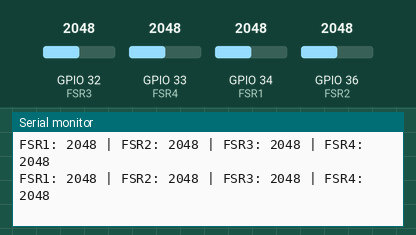
Recording of a sketch running on a simulated ESP32. Parts: the last lines printed to the serial monitor. The test bench sets the inputs (shaded band); at power-on: GPIO 32 (FSR3) = 2048, GPIO 33 (FSR4) = 2048, GPIO 34 (FSR1) = 2048, GPIO 36 (FSR2) = 2048.

Above: at 1.3 s.
1.4 s: GPIO 32 (FSR3) set to 2866
At 1.9 s:
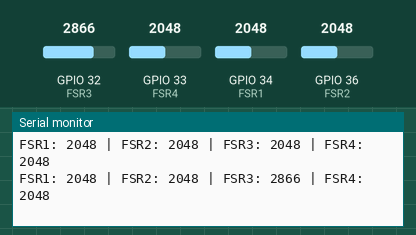
2.9 s: GPIO 33 (FSR4) set to 2866
At 3.4 s:
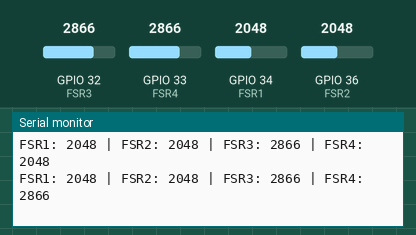
4.4 s: GPIO 34 (FSR1) set to 2866
At 4.9 s:
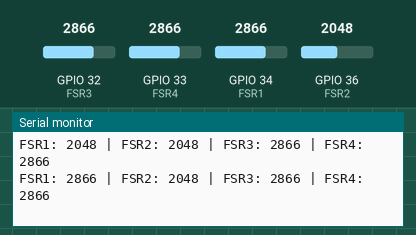
5.9 s: GPIO 36 (FSR2) set to 2866
At 6.4 s:
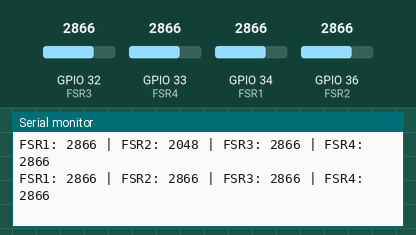
7.4 s: GPIO 32 (FSR3) set to 3972
At 7.9 s:
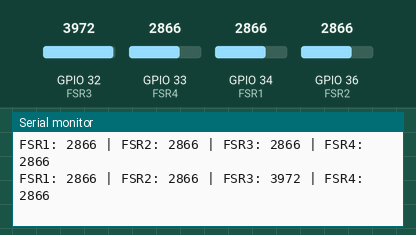
8.9 s: GPIO 33 (FSR4) set to 3972
At 9.4 s:
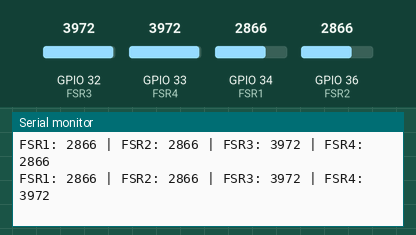
Timing chart, 0 to 11.4 s (numbered marks = the images above; inputs shaded):
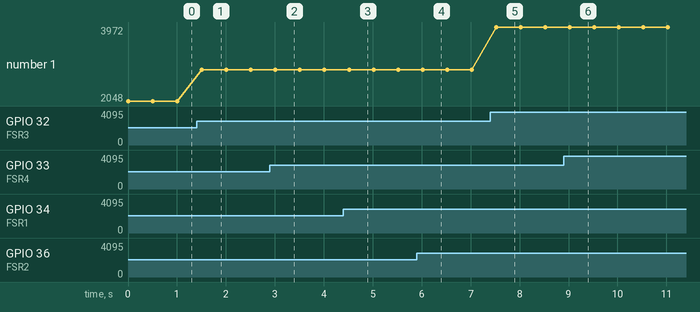

The sketch:

FSR_testing_code.ino
```cpp
/*
=========================================================
ESP32 FSR (Force Sensitive Resistor) Test
=========================================================

Description:
Reads analog values from four Force Sensitive Resistors
(FSRs) connected to an ESP32 and displays the readings
on the Serial Monitor in real time.

Hardware:
- ESP32 Development Board
- 4 × FSR Sensors
- 4 × 10kΩ Resistors

Connections:
------------------------------------------------
ESP32 GPIO      Sensor
------------------------------------------------
GPIO34   -----> FSR1
GPIO36   -----> FSR2
GPIO32   -----> FSR3
GPIO33   -----> FSR4

Each FSR should be connected as a voltage divider
using a 10kΩ resistor to GND.

=========================================================
*/

// ---------------------------
// FSR Pin Definitions
// ---------------------------
const int FSR1 = 34;
const int FSR2 = 36;
const int FSR3 = 32;
const int FSR4 = 33;

void setup() {

  Serial.begin(115200);

  Serial.println();
  Serial.println("========================================");
  Serial.println(" ESP32 FSR Sensor Test ");
  Serial.println("========================================");

  pinMode(FSR1, INPUT);
  pinMode(FSR2, INPUT);
  pinMode(FSR3, INPUT);
  pinMode(FSR4, INPUT);
}

void loop() {

  int fsr1 = analogRead(FSR1);
  int fsr2 = analogRead(FSR2);
  int fsr3 = analogRead(FSR3);
  int fsr4 = analogRead(FSR4);

  Serial.print("FSR1: ");
  Serial.print(fsr1);

  Serial.print(" | FSR2: ");
  Serial.print(fsr2);

  Serial.print(" | FSR3: ");
  Serial.print(fsr3);

  Serial.print(" | FSR4: ");
  Serial.print(fsr4);

  Serial.println();

  delay(500);
}
```

Measured:
- after the input at 1.4 s, the serial monitor: prints a new line after 0.11 s (image 1)
- after the input at 2.9 s, the serial monitor: prints a new line after 0.11 s (image 2)
- after the input at 4.4 s, the serial monitor: prints a new line after 0.12 s (image 3)
- after the input at 5.9 s, the serial monitor: prints a new line after 0.12 s (image 4)
- after the input at 7.4 s, the serial monitor: prints a new line after 0.12 s (image 5)
- after the input at 8.9 s, the serial monitor: prints a new line after 0.12 s (image 6)
- plotted number 1: 2048 → 2866 after the input at 1.4 s, 2866 → 3972 after the input at 7.4 s
